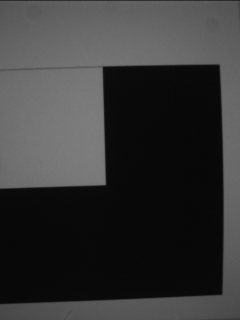
#> input picture imgProcessing/version1/1.original_pic/g1.bmp, 240 x 320 px
$ python editPic.py
#> lines starting #> are read from the running program, lines starting #| are printed output that depends on the picture
import cv2
import numpy as np

def cropPic(path_IN,path_OUT):        # function ครอปตรงกลางรูป เริ่มที่ ตำแหน่ง x= 60 y=80 ขนาด 160*160 พิกเซล
    x=40
    y=80
    h=160
    w=160
    img = cv2.imread(path_IN, 0)   # read path รูปที่จะครอป
    crop = img[y:y+h, x:x+w]    # ทำการ ครอป
    cv2.imwrite(path_OUT, crop) # save path ไปที่ ตำแหน่งที่ต้องการ save


def setShade(path_IN,path_OUT): #แก้เฉดสีให้เป็นขาว-ดำสุดไปเลย
    img = cv2.imread(path_IN,cv2.IMREAD_GRAYSCALE)
    img_binary = cv2.threshold(img, 127, 255, cv2.THRESH_BINARY)[1] # trans เฉด https://opencv-python-tutroals.readthedocs.io/en/latest/py_tutorials/py_imgproc/py_thresholding/py_thresholding.html
    cv2.imwrite(path_OUT,img_binary)


def resizePic(path_IN,path_OUT): # Function ลดขนาดรูป
    img = cv2.imread(path_IN,0)
    W = 60
    height, width = img.shape
    imgScale = W/width
    new_x,new_y = width*imgScale, height*imgScale  # newX,newY เก็บค่า x y
    newImg = cv2.resize(img,(int(new_x),int(new_y)))  # ทำการลดขนาดภาพ
    cv2.imwrite(path_OUT, newImg)  # save path ไปที่ ตำแหน่งที่ต้องการ save


def rePicture(pathOriginal,pathCrop,pathSetShade,pathResize): # function รวมการปรับแต่งรูป
    cropPic(pathOriginal,pathCrop)   # function ครอปตรงกลางรูป
    setShade(pathCrop,pathSetShade)    # Function ทำให้รูปสีเข้มขึ้น
    resizePic(pathSetShade,pathResize)       # Function ลดขนาดรูป
    getValue(pathSetShade)


def getValue(pathSetShade):
    img = cv2.imread(pathSetShade,0)
    height,width = img.shape

    center_img = (height//2,width//2)
    centerQ1 = (center_img[0]//2,center_img[1]//2+center_img[1])
    centerQ2 = (center_img[0]//2,center_img[1]//2)
    centerQ3 = (center_img[0]//2+center_img[0],center_img[1]//2)
    centerQ4 = (center_img[0]//2+center_img[0],center_img[1]//2+center_img[1])

    Q1_YP1P2 = centerQ1[0]-5
    Q1_XP2P3 = centerQ1[1]-5
    Q1_YP3P4 = centerQ1[0]+5
    Q1_XP1P4 = centerQ1[1]+5
    Q1P1 = int(img[Q1_YP1P2][Q1_XP1P4])
    Q1P2 = int(img[Q1_YP1P2][Q1_XP2P3])
    Q1P3 = int(img[Q1_YP3P4][Q1_XP2P3])
    Q1P4 = int(img[Q1_YP3P4][Q1_XP1P4])
    avrQ1 = (Q1P1+Q1P2+Q1P3+Q1P4)//4
    print('--------------',avrQ1)
    image2 = cv2.rectangle(img,(Q1_YP1P2,Q1_XP2P3), (Q1_YP3P4,Q1_XP1P4),(255,40,40), 1)
    cv2.imshow('Contours', image2)
    cv2.waitKey(0)
    cv2.destroyAllWindows()


    Q2_YP1P2 = centerQ2[0]-5
    Q2_XP2P3 = centerQ2[1]-5
    Q2_YP3P4 = centerQ2[0]+5
    Q2_XP1P4 = centerQ2[1]+5
    Q2P1 = int(img[Q2_YP1P2][Q2_XP1P4])
    Q2P2 = int(img[Q2_YP1P2][Q2_XP2P3])
    Q2P3 = int(img[Q2_YP3P4][Q2_XP2P3])
    Q2P4 = int(img[Q2_YP3P4][Q2_XP1P4])
    avrQ2 = (Q2P1+Q2P2+Q2P3+Q2P4)//4


    Q3_YP1P2 = centerQ3[0]-5
    Q3_XP2P3 = centerQ3[1]-5
    Q3_YP3P4 = centerQ3[0]+5
    Q3_XP1P4 = centerQ3[1]+5
    Q3P1 = int(img[Q3_YP1P2][Q3_XP1P4])
    Q3P2 = int(img[Q3_YP1P2][Q3_XP2P3])
    Q3P3 = int(img[Q3_YP3P4][Q3_XP2P3])
    Q3P4 = int(img[Q3_YP3P4][Q3_XP1P4])
    avrQ3 = (Q3P1+Q3P2+Q3P3+Q3P4)//4


    Q4_YP1P2 = centerQ4[0]-5
    Q4_XP2P3 = centerQ4[1]-5
    Q4_YP3P4 = centerQ4[0]+5
    Q4_XP1P4 = centerQ4[1]+5
    Q4P1 = int(img[Q4_YP1P2][Q4_XP1P4])
    Q4P2 = int(img[Q4_YP1P2][Q4_XP2P3])
    Q4P3 = int(img[Q4_YP3P4][Q4_XP2P3])
    Q4P4 = int(img[Q4_YP3P4][Q4_XP1P4])
    avrQ4 = (Q4P1+Q4P2+Q4P3+Q4P4)//4


    print("________")
    print(centerQ1)
    print(centerQ2)
    print(centerQ3)
    print(centerQ4)
    print("________")

    print(Q1_YP1P2)
    print(Q1_XP2P3)
    print(Q1_YP3P4)
    print(Q1_XP1P4)


    binary_code = ""
    for i in centerQ1,centerQ2,centerQ3,centerQ4:
        if (img[i[0]][i[1]]) == 255:
            binary_code  +="1"
        else :
            binary_code += "0"
    print(binary_code )

    print("________")
    print(Q1P1)
    print(Q1P2)
    print(Q1P3)
    print(Q1P4)
    print(avrQ1)
    print("________")
    print(Q2P1)
    print(Q2P2)
    print(Q2P3)
    print(Q2P4)
    print(avrQ2)
    print("________")
    print(Q3P1)
    print(Q3P2)
    print(Q3P3)
    print(Q3P4)
    print(avrQ3)
    print("________")
    print(Q4P1)
    print(Q4P2)
    print(Q4P3)
    print(Q4P4)
    print(avrQ4)


# rePicture("1.original_pic/original.png","2.crop_pic/crop.png","3.setShade_pic/setShade.png","4.resize_pic/resize.png")
# rePicture("1.original_pic/g1.bmp","2.crop_pic/g2.bmp","3.setShade_pic/g3.bmp","4.resize_pic/g4.bmp")

# img = cv2.imread()

# cropPic("1.original_pic/g1.bmp","1.original_pic/g2.bmp")   # function ครอปตรงกลางรูป
    # setShade(pathCrop,pathSetShade)    # Function ทำให้รูปสีเข้มขึ้น
    # resizePic(pathSetShade,pathResize)       # Function ลดขนาดรูป
    # getValue(pathSetShade)

x=20
y=20
h=120
w=120
img = cv2.imread("1.original_pic/g1.bmp", 0)   # read path รูปที่จะครอป
#> img is the input picture: shape (320, 240); min 6, max 126, mean 54.4
crop = img[80:240, 40:200]    # ทำการ ครอป
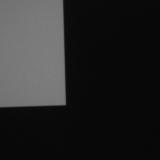
#> crop: shape (160, 160); min 7, max 126, mean 38.5
cv2.imwrite("2.crop_pic/g2.bmp", crop) # save path ไปที่ ตำแหน่งที่ต้องการ save
getValue("2.crop_pic/g2.bmp")
#> in getValue, `Q1P1 = int(img[Q1_YP1P2][Q1_XP1P4])`: Q1P1 = 8
#> in getValue, `Q1P3 = int(img[Q1_YP3P4][Q1_XP2P3])`: Q1P3 = 9
#> in getValue, `Q1P4 = int(img[Q1_YP3P4][Q1_XP1P4])`: Q1P4 = 8
#| -------------- 8
#> in getValue, `Q2P1 = int(img[Q2_YP1P2][Q2_XP1P4])`: Q2P1 = 122
#> in getValue, `Q2P4 = int(img[Q2_YP3P4][Q2_XP1P4])`: Q2P4 = 123
#> in getValue, `avrQ2 = (Q2P1+Q2P2+Q2P3+Q2P4)//4`: avrQ2 = 122
#> in getValue, `Q3P1 = int(img[Q3_YP1P2][Q3_XP1P4])`: Q3P1 = 255
#> in getValue, `Q4P1 = int(img[Q4_YP1P2][Q4_XP1P4])`: Q4P1 = 7
#> in getValue, `Q4P2 = int(img[Q4_YP1P2][Q4_XP2P3])`: Q4P2 = 8
#> in getValue, `avrQ4 = (Q4P1+Q4P2+Q4P3+Q4P4)//4`: avrQ4 = 7
#| (40, 120)
#| (40, 40)
#| (120, 40)
#| (120, 120)
#| 35
#| 115
#| 45
#| 125
#| 0000
#| 8
#| 8
#| 9
#| 8
#| 8
#| 122
#| 122
#| 122
#| 123
#| 122
#| 255
#| 255
#| 255
#| 255
#| 255
#| 7
#| 8
#| 8
#| 8
#| 7


# # Let's load a simple image with 3 black squares
# image = cv2.imread("2.crop_pic/g2.bmp")
# cv2.waitKey(0)

# # Grayscale
# gray = cv2.cvtColor(image, cv2.COLOR_BGR2GRAY)

# # Find Canny edges
# edged = cv2.Canny(gray, 30, 200)
# cv2.waitKey(0)

# # Finding Contours
# # Use a copy of the image e.g. edged.copy()
# # since findContours alters the image
# contours, hierarchy = cv2.findContours(edged,
#     cv2.RETR_EXTERNAL, cv2.CHAIN_APPROX_NONE)

# cv2.imshow('Canny Edges After Contouring', edged)
# cv2.waitKey(0)

# print("Number of Contours found = " + str(len(contours)))

# # Draw all contours
# # -1 signifies drawing all contours
# cv2.drawContours(image, contours, -1, (0, 255, 0), 3)

# cv2.imshow('Contours', image)
# cv2.waitKey(0)
# cv2.destroyAllWindows()
